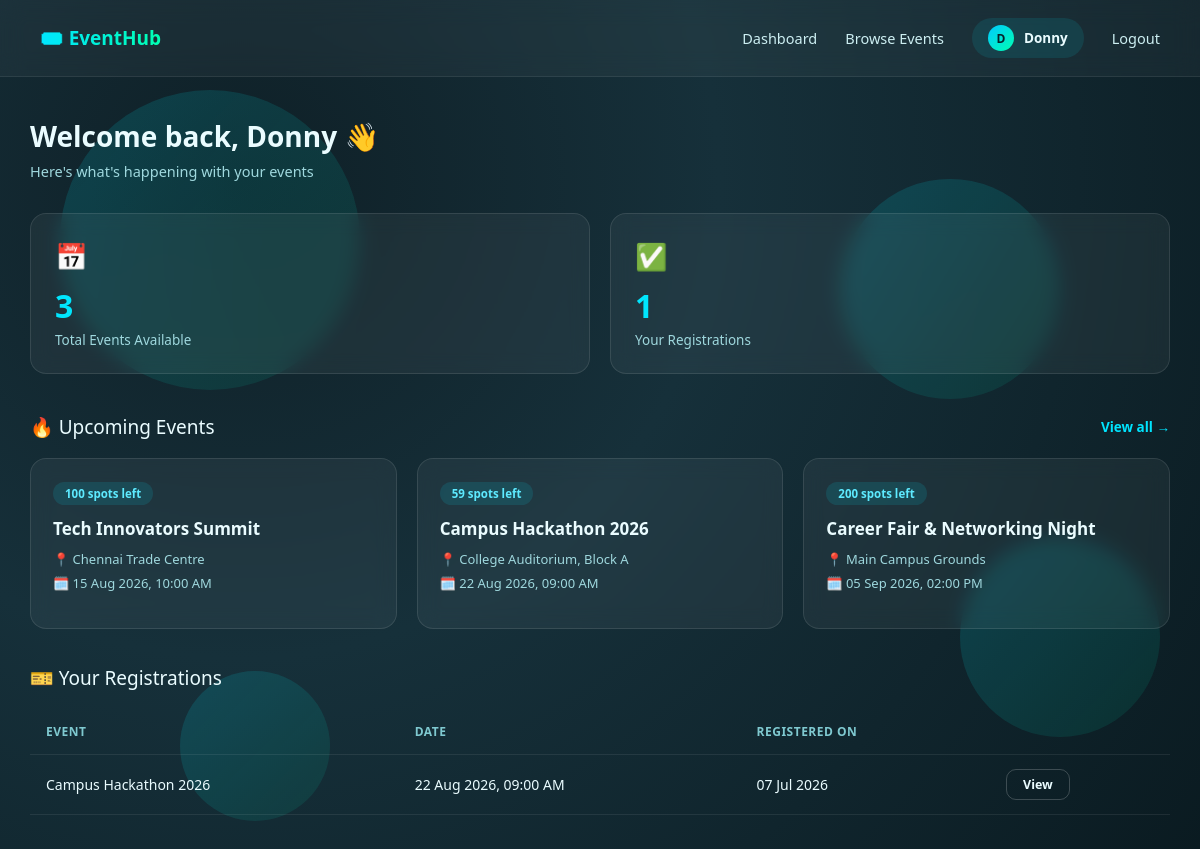
Page /dashboard (signed in) on the committed database.
### tables this page shows
CREATE TABLE event (
            id INTEGER PRIMARY KEY AUTOINCREMENT,
            title TEXT NOT NULL,
            description TEXT NOT NULL,
            location TEXT NOT NULL,
            event_date TIMESTAMP NOT NULL,
            capacity INTEGER DEFAULT 50,
            organizer_id INTEGER NOT NULL,
            created_at TIMESTAMP DEFAULT CURRENT_TIMESTAMP,
            FOREIGN KEY (organizer_id) REFERENCES user (id)
        );

CREATE TABLE registration (
            id INTEGER PRIMARY KEY AUTOINCREMENT,
            user_id INTEGER NOT NULL,
            event_id INTEGER NOT NULL,
            status TEXT DEFAULT 'confirmed',
            registered_at TIMESTAMP DEFAULT CURRENT_TIMESTAMP,
            FOREIGN KEY (user_id) REFERENCES user (id),
            FOREIGN KEY (event_id) REFERENCES event (id)
        );

### app.py (the view)
@app.route('/dashboard')
@login_required
def dashboard():
    db = get_db()
    now = datetime.utcnow().strftime('%Y-%m-%d %H:%M:%S')
    upcoming_rows = db.execute(
        "SELECT * FROM event WHERE event_date >= ? ORDER BY event_date LIMIT 6", (now,)
    ).fetchall()
    upcoming_events = []
    for row in upcoming_rows:
        spots_left, _ = event_spots_left(row, db)
        upcoming_events.append({**dict(row), 'spots_left': spots_left, 'event_date': parse_dt(row['event_date'])})
    my_regs_rows = db.execute("""
        SELECT r.*, e.title as event_title, e.event_date as event_date
        FROM registration r JOIN event e ON r.event_id = e.id
        WHERE r.user_id = ? AND r.status = 'confirmed'
        ORDER BY e.event_date
    """, (session['user_id'],)).fetchall()
    my_registrations = []
    for row in my_regs_rows:
        my_registrations.append({
            'event_id': row['event_id'],
            'event_title': row['event_title'],
            'event_date': parse_dt(row['event_date']),
            'registered_at': parse_dt(row['registered_at'])
        })
    total_events = db.execute("SELECT COUNT(*) FROM event").fetchone()[0]
    events_created = db.execute(
        "SELECT COUNT(*) FROM event WHERE organizer_id = ?", (session['user_id'],)
    ).fetchone()[0]
    stats = {
        'total_events': total_events,
        'my_registrations': len(my_registrations),
        'events_created': events_created
    }
    return render_template('dashboard.html', upcoming_events=upcoming_events,
                           my_registrations=my_registrations, stats=stats)

### app.py (called while the page is built)
def get_db():
    if 'db' not in g:
        g.db = sqlite3.connect(DB_NAME)
        g.db.row_factory = sqlite3.Row
        g.db.execute("PRAGMA foreign_keys = ON")
    return g.db

def parse_dt(value):
    if isinstance(value, datetime):
        return value
    for fmt in ('%Y-%m-%d %H:%M:%S', '%Y-%m-%dT%H:%M'):
        try:
            return datetime.strptime(value, fmt)
        except ValueError:
            continue
    return None

def event_spots_left(event_row, db):
    count = db.execute(
        "SELECT COUNT(*) FROM registration WHERE event_id = ? AND status = 'confirmed'",
        (event_row['id'],)
    ).fetchone()[0]
    return max(event_row['capacity'] - count, 0), count

def login_required(f):
    @wraps(f)
    def decorated(*args, **kwargs):
        if 'user_id' not in session:
            flash('Please log in to access this page.', 'info')
            return redirect(url_for('login'))
        return f(*args, **kwargs)
    return decorated

@app.context_processor
def inject_user():
    class CurrentUser:
        is_authenticated = 'user_id' in session
        username = session.get('username')
        is_organizer = session.get('is_organizer', False)
    return {'current_user': CurrentUser()}

### templates/dashboard.html (shortened to what this page needs)
{% extends "base.html" %}
{% block content %}
<div class="page-wrapper">
    <div class="page-header">
        <h1>Welcome back, {{ current_user.username }} 👋</h1>
        <p>Here's what's happening with your events</p>
    </div>
    <div class="stats-grid">
        <div class="stat-card">
            <div class="stat-icon">📅</div>
            <div class="stat-value">{{ stats.total_events }}</div>
            <div class="stat-label">Total Events Available</div>
        </div>
        <div class="stat-card">
            <div class="stat-icon">✅</div>
            <div class="stat-value">{{ stats.my_registrations }}</div>
            <div class="stat-label">Your Registrations</div>
        </div>
    </div>
    <div class="section-title">
        <span>🔥 Upcoming Events</span>
        <a href="{{ url_for('events') }}">View all →</a>
    </div>
    {% if upcoming_events %}
    <div class="events-grid">
        {% for event in upcoming_events %}
        <a href="{{ url_for('event_detail', event_id=event.id) }}" class="event-card">
            <span class="event-badge">{{ event.spots_left }} spots left</span>
            <h3 style="margin-top: 12px;">{{ event.title }}</h3>
            <div class="event-meta">
                <span>📍 {{ event.location }}</span>
                <span>🗓️ {{ event.event_date.strftime('%d %b %Y, %I:%M %p') }}</span>
            </div>
        </a>
        {% endfor %}
    </div>
    {% else %}
    <div class="empty-state">
        <div class="empty-icon">📭</div>
        <p>No upcoming events right now. Check back soon!</p>
    </div>
    {% endif %}
    <div class="section-title">
        <span>🎫 Your Registrations</span>
    </div>
    {% if my_registrations %}
    <table class="reg-table">
        <thead>
            <tr>
                <th>Event</th>
                <th>Date</th>
                <th>Registered On</th>
                <th></th>
            </tr>
        </thead>
        <tbody>
            {% for reg in my_registrations %}
            <tr>
                <td>{{ reg.event_title }}</td>
                <td>{{ reg.event_date.strftime('%d %b %Y, %I:%M %p') }}</td>
                <td>{{ reg.registered_at.strftime('%d %b %Y') }}</td>
                <td><a href="{{ url_for('event_detail', event_id=reg.event_id) }}" class="btn-outline" style="padding: 6px 16px; font-size: 12.5px;">View</a></td>
            </tr>
            {% endfor %}
        </tbody>
    </table>
    {% else %}
    <div class="empty-state">
        <div class="empty-icon">🎟️</div>
        <p>You haven't registered for any events yet.</p>
    </div>
    {% endif %}
</div>
{% endblock %}

### templates/base.html (shortened to what this page needs)
<!DOCTYPE html>
<html lang="en">
<head>
<link rel="stylesheet" href="{{ url_for('static', filename='style.css') }}">
</head>
<body>
    <div class="bg-shapes"><span></span><span></span><span></span><span></span></div>
    {% if current_user.is_authenticated %}
    <div class="navbar">
        <div class="brand">🎟️ EventHub</div>
        <nav>
            <a href="{{ url_for('dashboard') }}">Dashboard</a>
            <a href="{{ url_for('events') }}">Browse Events</a>
            <div class="user-chip">
                <div class="avatar-circle">{{ current_user.username[0]|upper }}</div>
                {{ current_user.username }}
            </div>
            <a href="{{ url_for('logout') }}">Logout</a>
        </nav>
    </div>
    {% endif %}
    {% block content %}{% endblock %}
</body>
</html>

### rows in the picture
event: spots_left "100", title "Tech Innovators Summit", location "Chennai Trade Centre", event_date "15 Aug 2026, 10:00 AM"
event: spots_left "59", title "Campus Hackathon 2026", location "College Auditorium, Block A", event_date "22 Aug 2026, 09:00 AM"
event: spots_left "200", title "Career Fair & Networking Night", location "Main Campus Grounds", event_date "05 Sep 2026, 02:00 PM"
registration: event_title "Campus Hackathon 2026", event_date "22 Aug 2026, 09:00 AM", registered_at "07 Jul 2026"

### other values in the picture
{{ current_user.username[0]|upper }} "D"
{{ current_user.username }} "Donny"
{{ stats.total_events }} "3"
{{ stats.my_registrations }} "1"
